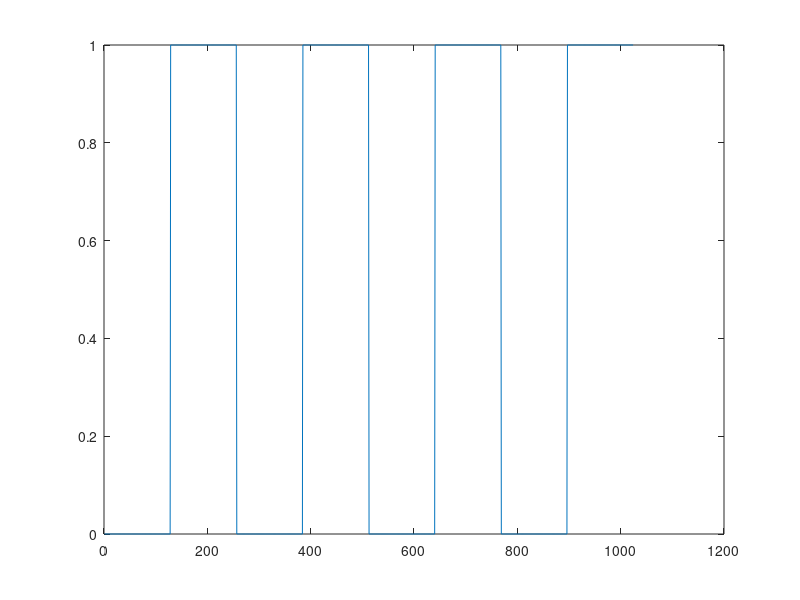
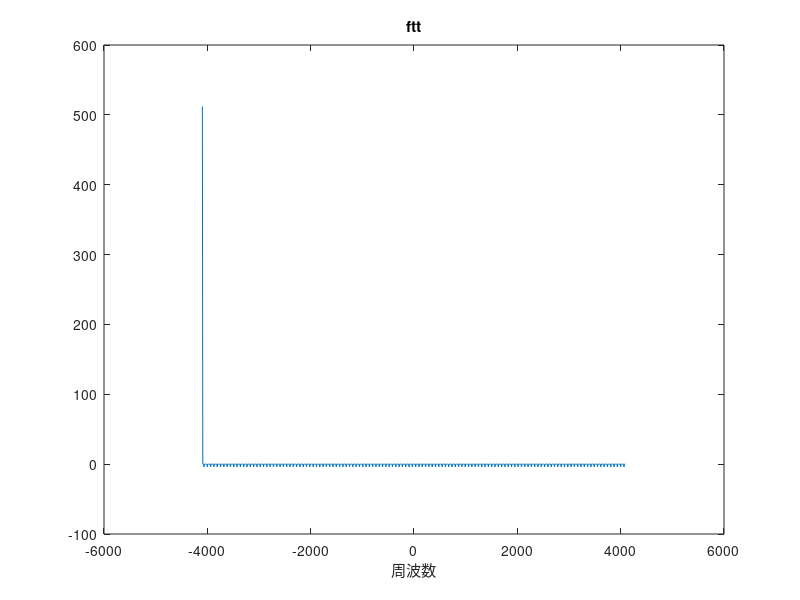
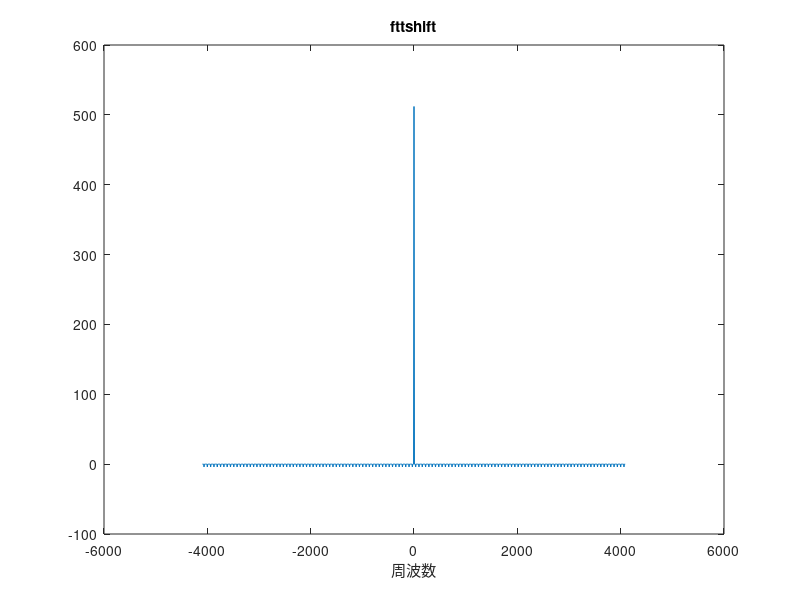
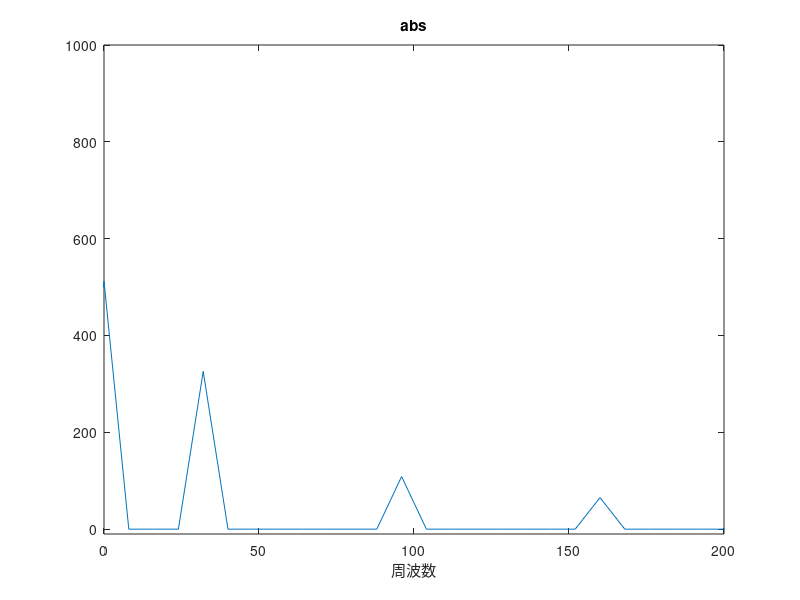

Reproduce these figures in MATLAB, in order.
clear all;
clc;

Fs = 8192;
t = [0:4*(Fs-1)] / Fs;
f = 440;
fs = [-Fs/2:Fs/(128*2*4):(Fs/2)-Fs/(128*2*4)];

y_0 = zeros(1,128);
y_1 = ones(1,128);

y = [y_0 y_1];
for k=1:2
    y = [y y];
end
plot(y);

fft_y = fft(y);
ln = length(abs(fftshift(fft(y))));
figure;
plot(fs,fft_y);
title('ftt');
xlabel('周波数');

fft_ys = fftshift(fft_y);
figure;
plot(fs,fft_ys);
title('fttshift');
xlabel('周波数');

fft_ys = abs(fft_ys);
figure;
plot(fs,fft_ys);
title('abs');
xlabel('周波数');
axis([0 200 -10 1000]);